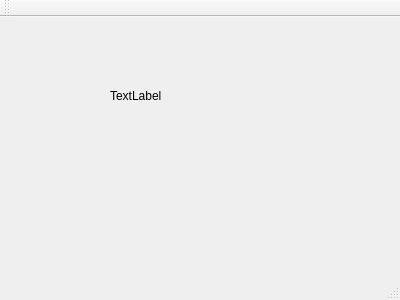
<?xml version="1.0" encoding="UTF-8"?>
<ui version="4.0">
 <class>MainWindow</class>
 <widget class="QMainWindow" name="MainWindow">
  <property name="geometry">
   <rect>
    <x>0</x>
    <y>0</y>
    <width>400</width>
    <height>300</height>
   </rect>
  </property>
  <property name="windowTitle">
   <string>MainWindow</string>
  </property>
  <widget class="QWidget" name="centralWidget">
   <widget class="QLabel" name="label">
    <property name="geometry">
     <rect>
      <x>110</x>
      <y>70</y>
      <width>59</width>
      <height>18</height>
     </rect>
    </property>
    <property name="text">
     <string>TextLabel</string>
    </property>
   </widget>
  </widget>
  <widget class="QMenuBar" name="menuBar">
   <property name="geometry">
    <rect>
     <x>0</x>
     <y>0</y>
     <width>400</width>
     <height>30</height>
    </rect>
   </property>
  </widget>
  <widget class="QToolBar" name="mainToolBar">
   <attribute name="toolBarArea">
    <enum>TopToolBarArea</enum>
   </attribute>
   <attribute name="toolBarBreak">
    <bool>false</bool>
   </attribute>
  </widget>
  <widget class="QStatusBar" name="statusBar"/>
 </widget>
 <layoutdefault spacing="6" margin="11"/>
 <resources/>
 <connections/>
</ui>
